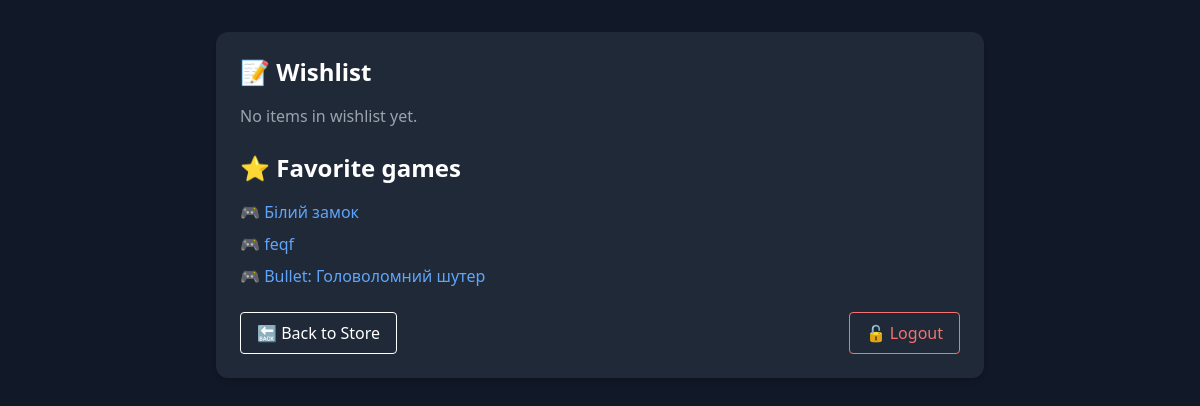
The app's page /profile/ (signed in), older data.
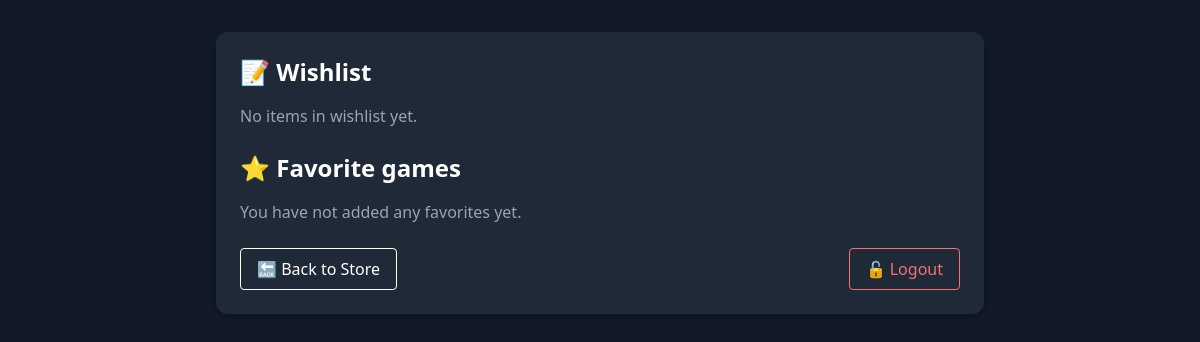
The same page, newer data.
### games/models.py (models this page shows, shortened)
class Favorite(models.Model):
    user = models.ForeignKey(User, on_delete=models.CASCADE)
    game = models.ForeignKey(Game, on_delete=models.CASCADE)

class Game(models.Model):
    title = models.CharField(max_length=200)
    description = models.TextField()
    review = models.TextField()
    price = models.DecimalField(max_digits=10, decimal_places=2)
    image = models.ImageField(upload_to='images/')
    rating = models.PositiveIntegerField()
    count = models.PositiveIntegerField()

### games/views.py (the view)
# urls.py: path('profile/', profile, name='profile'),
@login_required
def profile(request):
    orders = Order.objects.filter(user=request.user)
    favorites = Favorite.objects.filter(user=request.user)
    return render(request, 'profile.html', {
        'orders': orders,
        'favorites': favorites,
    })

### games/templates/profile.html (shortened to what this page needs)
<!DOCTYPE html>
<html lang="en">
<head>
  <link href="https://cdn.jsdelivr.net/npm/tailwindcss@2.2.19/dist/tailwind.min.css" rel="stylesheet">
</head>
<body class="bg-gray-900 text-white min-h-screen p-8">
  <div class="max-w-3xl mx-auto bg-gray-800 p-6 rounded-xl shadow-md">
    <h2 class="text-2xl font-bold mb-4">📝 Wishlist</h2>
    <ul class="space-y-2 mb-6">
      {% for order in orders %}
        <li class="border border-gray-700 p-3 rounded bg-gray-700 text-gray-200">
          {{ order.games.title }} — <span class="text-green-400">{{ order.total_price }} $</span> ({{ order.status }})
        </li>
      {% empty %}
        <li class="text-gray-400">No items in wishlist yet.</li>
      {% endfor %}
    </ul>
    <h2 class="text-2xl font-bold mb-4">⭐ Favorite games</h2>
    {% if favorites %}
      <ul class="space-y-2 mb-6">
        {% for fav in favorites %}
          <li>
            <a href="{% url 'game_details' fav.game.id %}" class="text-blue-400 hover:underline">
              🎮 {{ fav.game.title }}
            </a>
          </li>
        {% endfor %}
      </ul>
    {% else %}
      <p class="text-gray-400 mb-6">You have not added any favorites yet.</p>
    {% endif %}
    <div class="flex justify-between">
      <a href="{% url 'games' %}" class="px-4 py-2 rounded border border-white text-white hover:bg-white hover:text-gray-900 transition">
        🔙 Back to Store
      </a>
      <form method="post" action="{% url 'logout' %}">
        <button type="submit" class="px-4 py-2 rounded border border-red-400 text-red-400 hover:bg-red-400 hover:text-white transition">
          🔓 Logout
        </button>
      </form>
    </div>
  </div>
</body>
</html>

Row changes from the older to the newer data that the page shows:
removed Favorite: game "Білий замок"
removed Favorite: game "feqf"
removed Favorite: game "Bullet: Головоломний шутер"
Text that changed along with them:
text now shown: "You have not added any favorites yet."
